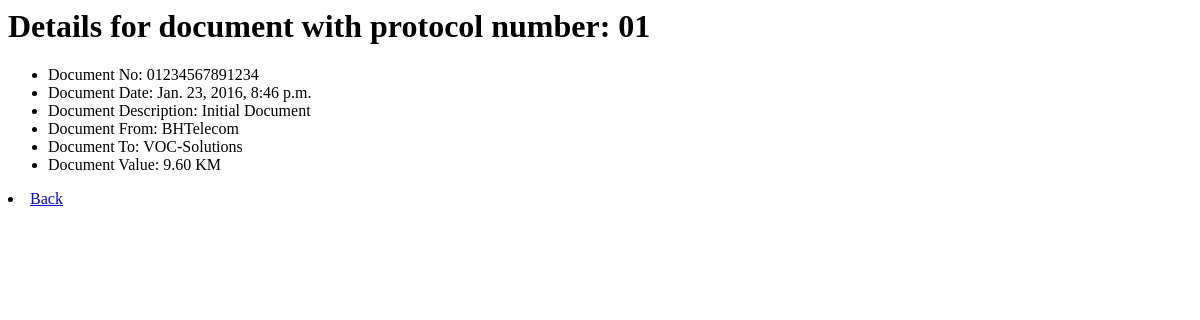
The page /protocolbook/1/ on the database as committed earlier.
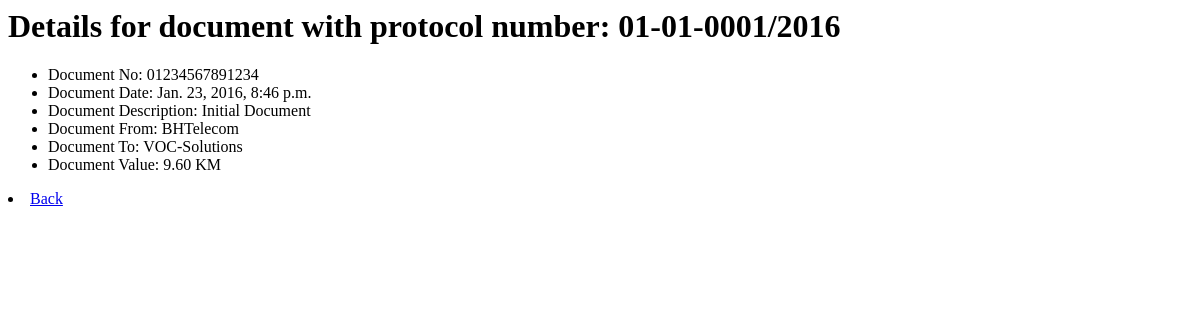
The same page on the database as committed later.
### protocolbook/models.py (models this page shows, shortened)
class Protocol(models.Model):
	protocolNo = models.CharField(max_length=15)
	documentNo = models.CharField(max_length=30)
	documentDesc = models.CharField(max_length=300)
	documentDate = models.DateTimeField('document date')
	documentValue = models.DecimalField(max_digits=10, decimal_places=2)
	documentFrom = models.ForeignKey(Company, related_name='comanyFrom', on_delete=models.CASCADE)
	documentTo = models.ForeignKey(Company, related_name='comanyTo', on_delete=models.CASCADE)

class Company(models.Model):
	companyName = models.CharField(max_length=50)
	companyDesc = models.CharField(max_length=300)
	def __str__(self):
		return self.companyName

### protocolbook/views.py (the view)
# urls.py: url(r'^(?P<protocol_id>[0-9]+)/$', views.detail, name='detail'),
def detail(request, protocol_id):
	protocol = Protocol.objects.filter(pk=protocol_id)
	template = loader.get_template('protocolbook/detail.html')
	context = {
		'protocol': protocol,
	}
	return HttpResponse(template.render(context, request))

### protocolbook/templates/protocolbook/detail.html
{% if protocol %}
	{% for p in protocol %}
	<h1>Details for document with protocol number: {{ p.protocolNo }}</h1>
	<ul>
		<li>Document No: {{ p.documentNo}}</li>
		<li>Document Date: {{ p.documentDate }}</li>
		<li>Document Description: {{ p.documentDesc}}</li>
		<li>Document From: {{ p.documentFrom }}</li>
		<li>Document To: {{ p.documentTo }}</li>
		<li>Document Value: {{ p.documentValue }} KM</li>
	</ul>
	{% endfor %}
{% else %}
    <p>No Protocols are available.</p>
{% endif %}
<li><a href="/protocolbook/">Back</a>

Rows that differ between the two databases and show on the page:
changed Protocol "Initial Document": protocolNo "01" → "01-01-0001/2016"
